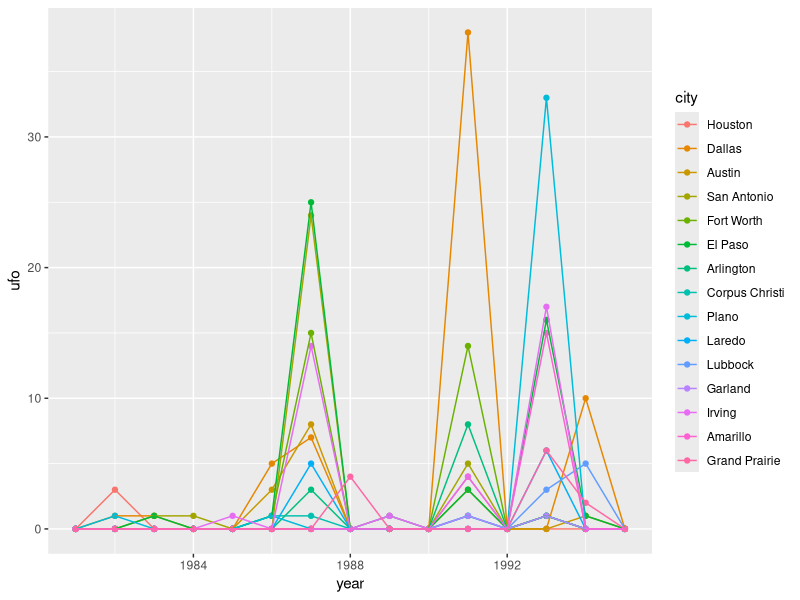
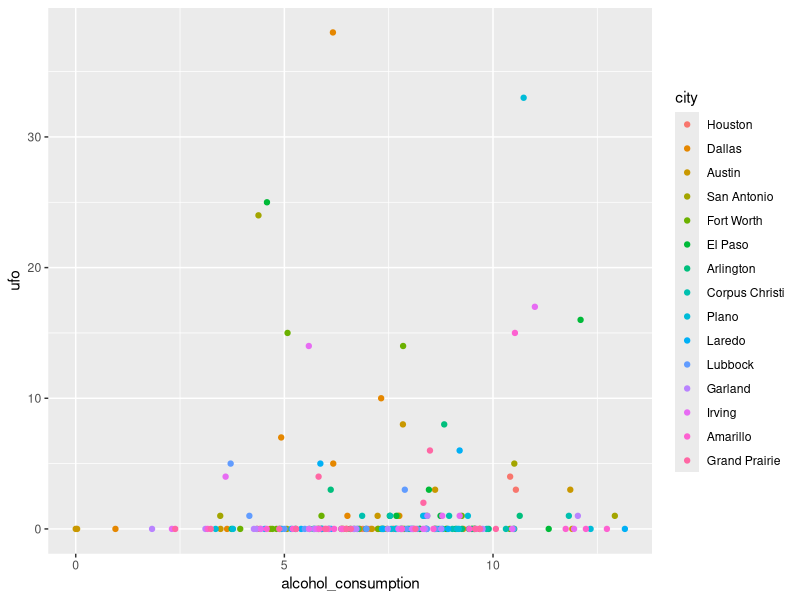
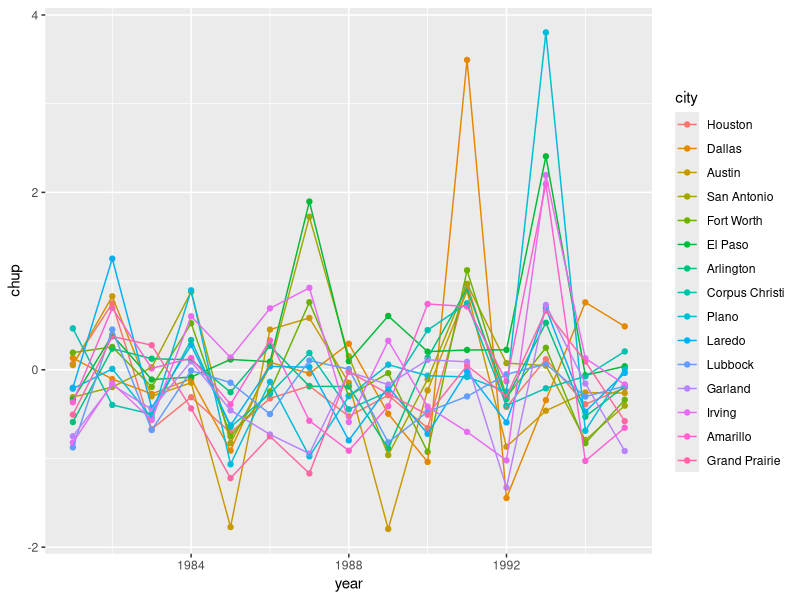
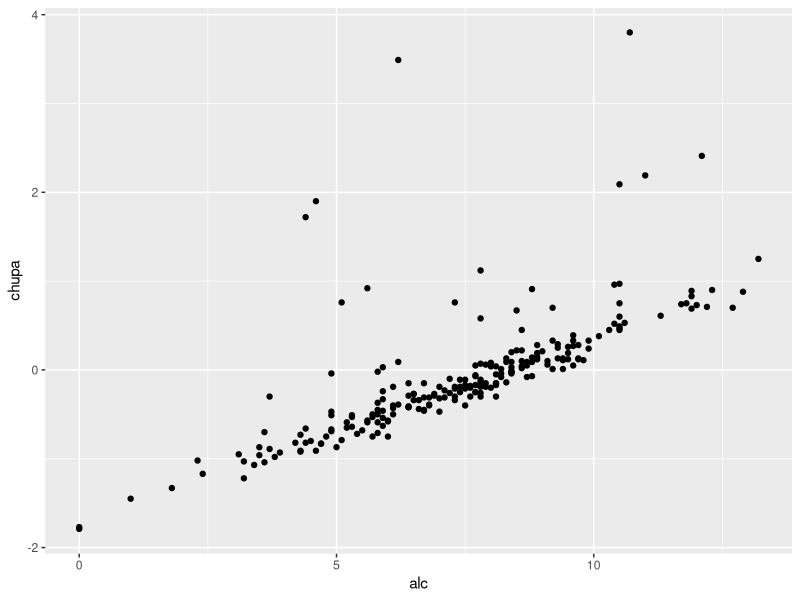
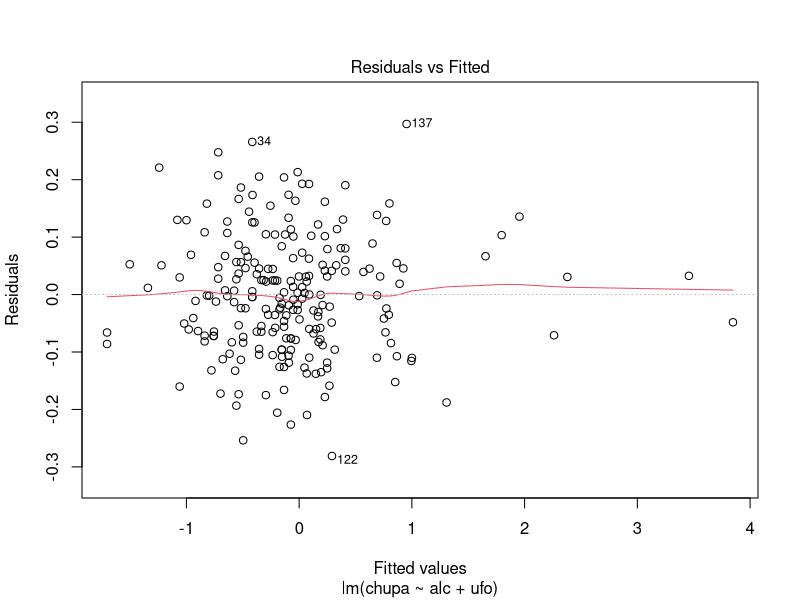
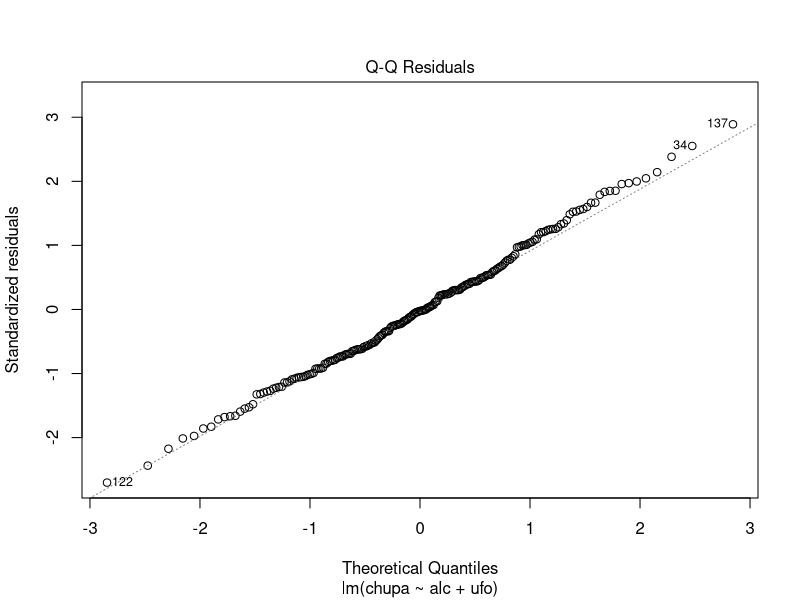
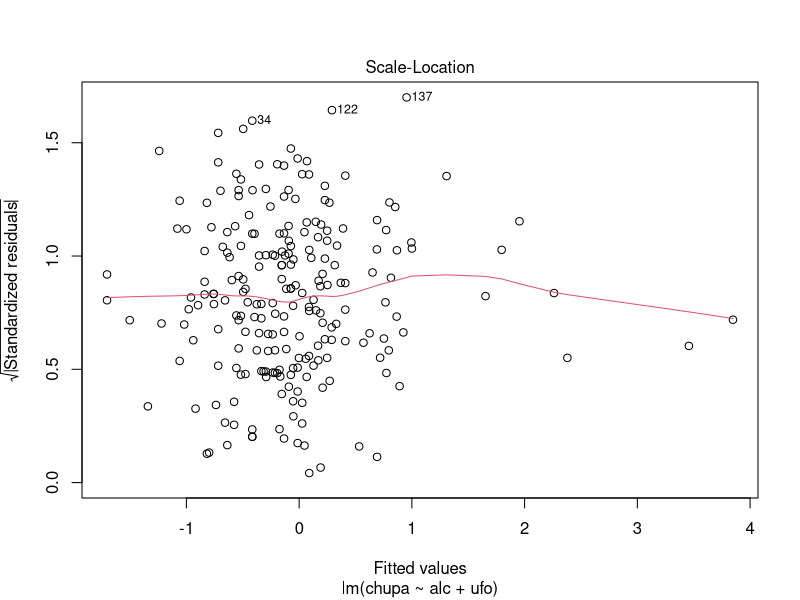
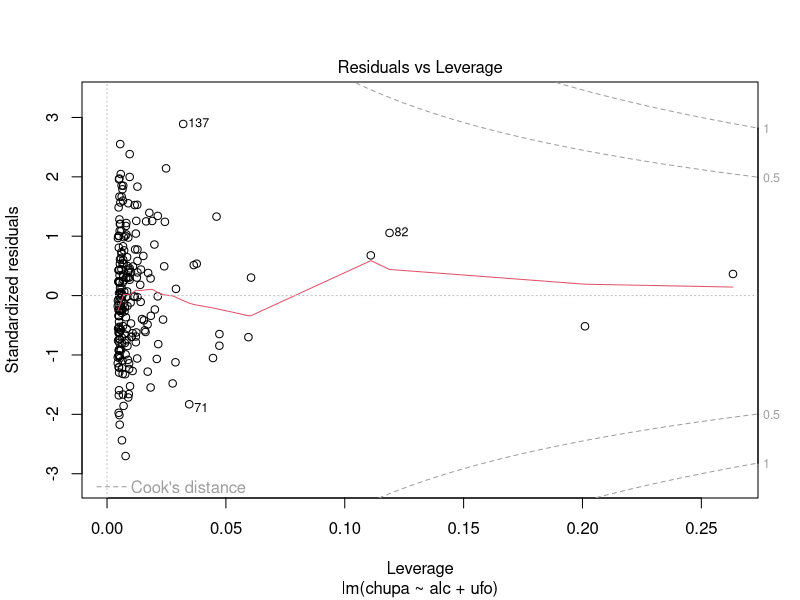

Generate these figures, in order, with R:

# Chupacabra growth rate dataset ------------------------------------------
set.seed(666)
n_years <- 15
texan_states <- c("Houston", "Dallas", "Austin", "San Antonio", "Fort Worth", 
                  "El Paso", "Arlington", "Corpus Christi", "Plano", "Laredo", 
                  "Lubbock", "Garland", "Irving", "Amarillo", "Grand Prairie")
n_sites <- length(texan_states)

chup <- expand.grid(
  year = 1980 + 1:n_years,
  city = texan_states
)


# Parameters for the AR(1) process
phi <- 0.9 # stronger autocorrelation parameter
mean_lambda <- -7 # average rate of UFO sightings
alpha <- 0.5 # effect of alcohol consumption on UFO sightings

# Generate site-specific base levels of alcohol consumption
base_alcohol_consumption <- rlnorm(n = n_sites, meanlog = 2, sdlog = 0.1)

# Create a matrix to store alcohol consumption data
alcohol_matrix <- matrix(nrow = n_years, ncol = n_sites)

for (i in 1:n_sites) {
  # Generate yearly variation around the base level for each site
  alcohol_series <- base_alcohol_consumption[i] + rnorm(n_years, mean = 0, sd = 2)
  # Ensure alcohol consumption is positive
  alcohol_series <- pmax(0, alcohol_series)
  alcohol_matrix[, i] <- alcohol_series
}

# Reshape the alcohol matrix to a long format and add to chup dataframe
chup$alcohol_consumption <- as.vector(t(alcohol_matrix))

# Create a matrix to store the ufo sightings
ufo_matrix <- matrix(nrow = n_years, ncol = n_sites)

for (i in 1:n_sites) {
  # Generate a time series with temporal autocorrelation
  ufo_series <- arima.sim(model = list(ar = phi), n = n_years) + mean_lambda
  
  # Get the alcohol consumption for this site
  alcohol_series <- chup$alcohol_consumption[chup$city == texan_states[i]]
  
  # Modify lambda based on alcohol consumption
  adjusted_lambda <- exp(ufo_series + alpha * alcohol_series)
  
  # Store the series in the matrix
  ufo_matrix[, i] <- rpois(n_years, lambda = adjusted_lambda)
}

# Reshape the matrix to a long format and add to chup dataframe
chup$ufo <- as.vector(t(ufo_matrix))

# View the resulting dataframe
head(chup)




library(ggplot2)
ggplot(chup, aes(x = year, y = ufo, colour = city, group = city)) +
  geom_point() +
  geom_path()

ggplot(chup, aes(y = ufo, x = alcohol_consumption, colour = city, group = city)) +
  geom_point()

b0 <- -1.7
b1 <- 0.1 # UFO
b2 <- 0.2

chup$chup <- rnorm(n = nrow(chup), mean = b0 + b1 * chup$ufo + b2 * chup$alcohol_consumption, sd = 0.1)

ggplot(chup, aes(x = year, y = chup, colour = city, group = city)) +
  geom_point() +
  geom_path()

chup$alcohol_consumption <- round(chup$alcohol_consumption, digits = 1)
chup$chup <- round(chup$chup, digits = 2)

colnames(chup) <- c("year", "city", "alc", "ufo", "chupa")

head(chup)

ggplot(chup, aes(x = alc, y = chupa)) +
  geom_point()

m1 <- lm(chupa ~ alc + ufo, data = chup)
plot(m1)

m1 <- lm(chupa ~ city, data = chup)
plot(m1)
summary(m1)

model.matrix(chupa ~ city, data = chup)

write.table(chup, here::here("Workshops/Workshop tutorials", file = "chupa.txt"),
            row.names = FALSE)
